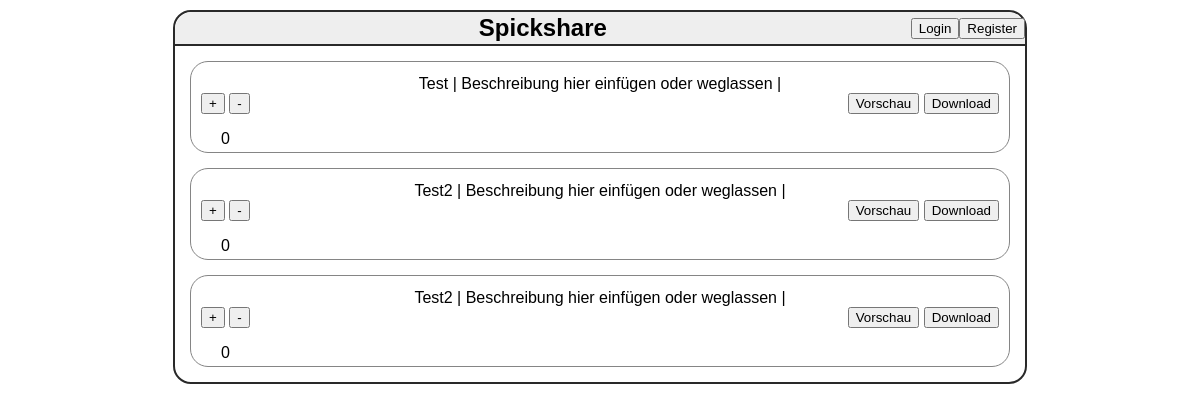
Before: /index/ with the older database file.
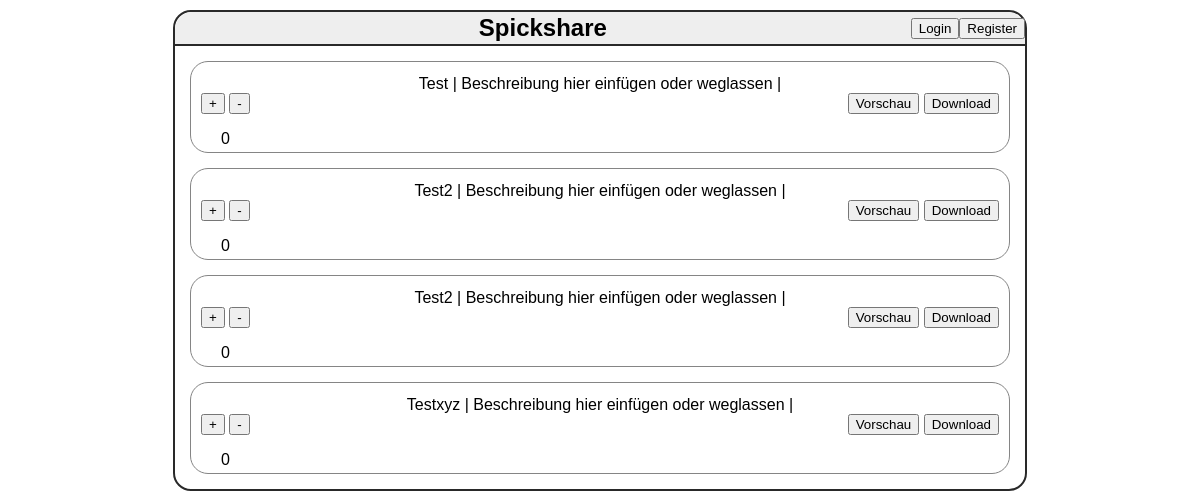
After: the same page with the newer database file.
### models.py (models this page shows)
class Cheatsheet(db.Model):
    id = db.Column(db.Integer, primary_key=True)
    title = db.Column(db.String, nullable=False)
    creditcost = db.Column(db.Integer, nullable=True)
    pdf_datei = db.Column(db.LargeBinary, nullable=False)
    module_id = db.Column(db.Integer, db.ForeignKey('module.id'), nullable=True)
    professor_id = db.Column(db.Integer, db.ForeignKey('professor.id'), nullable=True)
    user_id = db.Column(db.Integer, db.ForeignKey('user.id'), nullable=True)
    votes = db.Column(db.Integer, default=0, nullable=False)
    created_at = db.Column(db.DateTime, default=func.now())

### app.py (the view)
@app.route('/index/')
def index():
    cheatsheets = Cheatsheet.query.all()
    eintraege = []
    for sheet in cheatsheets:
        eintraege.append({
            'id': sheet.id,
            'titel': sheet.title,
            'beschreibung': 'Beschreibung hier einfügen oder weglassen',  # Falls du ein Feld hast, sonst leer
            'prof': '',  # Falls du Professor-Name aus sheet.professor_id laden willst, musst du noch joinen
            'score': str(sheet.votes),
        })
    return render_template('index.html', eintraege=eintraege, user=current_user) #https://youtu.be/dam0GPOAvVI?t=7011

### templates/index.html (shortened to what this page needs)
<!doctype html>
<html lang=de>
<head>
    <link rel="stylesheet" href="{{ url_for('static', filename='css/style.css') }}">
</head>
<body>
<nav style="display: flex; justify-content: space-between; align-items: center; padding: 0px;">
    {% if user.is_authenticated %}
        <h1>Spickshare</h1>
        <form action="{{ url_for('upload')}}">
             <button type="submit">Upload Cheatsheet</button>
        </form>
        <a href="{{ url_for('logout') }}">
            <button>Logout</button>
        </a>
    {% else %}
        <h1>Spickshare</h1>
        <a href="{{ url_for('login') }}">
            <button>Login</button>
        </a>
        <a href="{{ url_for('register') }}">
            <button>Register</button>
        </a>
    {% endif %}
</nav>
    <ul>
        {% for eintrag in eintraege %}
            <div class="eintrag">
                <li>{{ eintrag.titel }} | {{ eintrag.beschreibung }} | {{ eintrag.prof }}</li>
                <div class="buttons-links">
                    <form action="{{ url_for('vote') }}" method="POST">
                        <button type="submit" name="Voteinput" value="+">+</button>
                        <button type="submit" name="Voteinput" value="-">-</button>
                    </form>
                    <p>{{ eintrag.score }}</p>
                </div>
                    <div class="buttons-rechts">
                    <button>Vorschau</button>
                    <button>Download</button>
                </div>
            </div>
        {% endfor %}
    </ul>
</body>
</html>

### static/css/style.css (style rules this page uses)
body { text-align: center; font-family: sans-serif; width: 850px; margin: 10px auto; border: 2px solid #292929; border-radius: 18px; border-width: 2px; }
a { color: #35a; text-decoration: none; }
ul { list-style: none; margin: 0; padding: 0; }
li { margin-top: 3px; }
form { display: inline; }
nav { background: #eee; border-bottom: 2px solid #292929; display: flex; align-items: center; padding: 0 5px; border-top-left-radius: 18px; border-top-right-radius: 18px; }
nav h1 { font-size: x-large; flex: auto; margin: 2px 0; }
nav a { text-decoration: none; }
.eintrag { margin: 15px; height: 70px; }
.buttons-links { float: left; }
.buttons-rechts { float: right; }
.eintrag { border: rgb(133, 133, 133); border-style: solid; border-width: 1px; padding: 10px; border-radius: 18px; }

Changed rows visible on the page:
added Cheatsheet: titel "Testxyz", beschreibung "Beschreibung hier einfügen oder weglassen", score "0"
